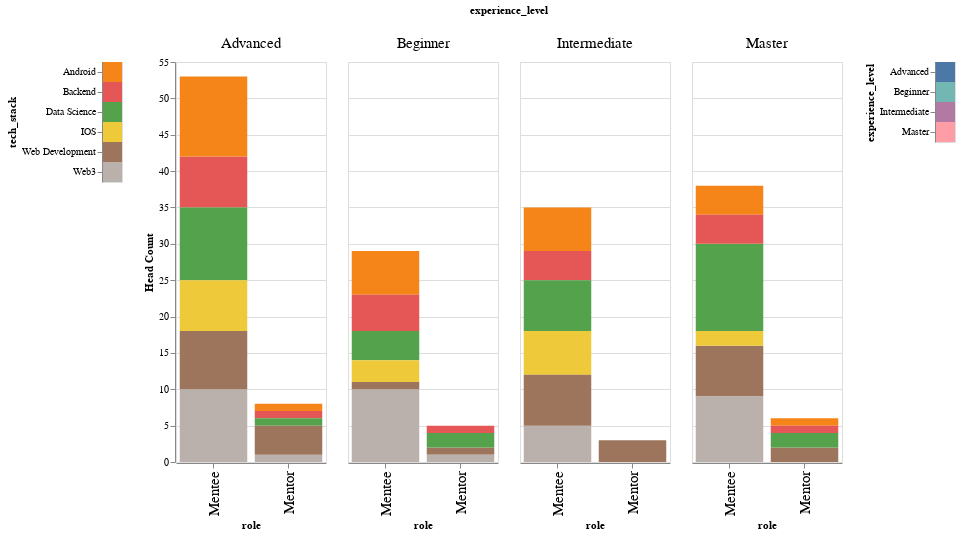

The notebook cell this image was saved under:
### Code cell
granular_graph = alt.hconcat(selector, main_graph, selector2, data=df).configure_legend(disable=True)
granular_graph.configure_axisX(labelFontSize=15).configure_header(labelFontSize=15)

### Figure 1 — Vega-Lite specification as saved in the notebook (floating-point values rounded to 4 significant figures; data arrays with more than 128 entries replaced by an {"elided": "..."} marker saying what was removed)
{"config": {"view": {"continuousWidth": 400, "continuousHeight": 300}, "axisX": {"labelFontSize": 15}, "header": {"labelFontSize": 15}, "legend": {"disable": true}}, "hconcat": [{"mark": "rect", "encoding": {"color": {"condition": {"field": "tech_stack", "type": "nominal", "selection": "selector003"}, "value": "lightgray"}, "y": {"field": "tech_stack", "type": "nominal"}}, "selection": {"selector003": {"type": "multi", "fields": ["tech_stack"]}}}, {"mark": "bar", "encoding": {"color": {"field": "tech_stack", "type": "nominal"}, "column": {"field": "experience_level", "type": "nominal"}, "x": {"field": "role", "type": "nominal"}, "y": {"aggregate": "count", "title": "Head Count", "type": "quantitative"}}, "height": 400, "transform": [{"filter": {"selection": "selector003"}}, {"filter": {"selection": "selector004"}}], "width": 150}, {"mark": "rect", "encoding": {"color": {"condition": {"field": "experience_level", "type": "nominal", "selection": "selector004"}, "value": "lightgray"}, "y": {"field": "experience_level", "type": "nominal"}}, "selection": {"selector004": {"type": "multi", "fields": ["experience_level"]}}}], "data": {"name": "data-6a29deca8df3b29d4b8b40a210e75773"}, "$schema": "https://vega.github.io/schema/vega-lite/v4.17.0.json", "datasets": {"data-6a29deca8df3b29d4b8b40a210e75773": {"elided": "177 records"}}}
